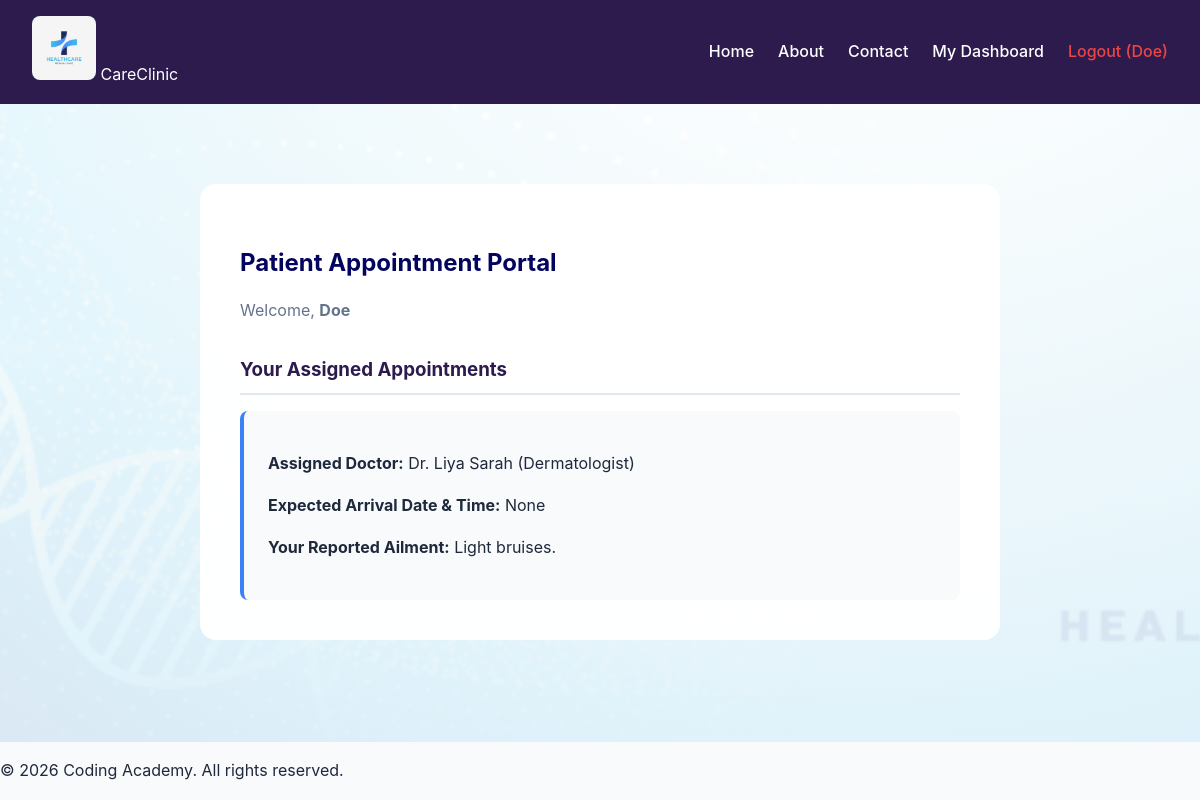
The app's page /patient/dashboard/ (signed in) with its own data.
### clinic/models.py (models this page shows, shortened)
class Patient(models.Model):
    patient_id = models.AutoField(primary_key=True)
    name = models.CharField(max_length=100, null=False)
    surname = models.CharField(max_length=100, null=False)
    id_number = models.CharField(
        unique=True,
        null=False,
        max_length=13,
        blank=False,
        validators=[
            RegexValidator(
                regex=r'^\d{13}$',
                message='ID number must consist of exactly 13 digits.'
            )
        ],
    )
    age = models.PositiveIntegerField(null=False, blank=False)
    email = models.EmailField(unique=True, null=False, blank=False)
    phoneNumber = models.CharField(
            max_length=15,
            validators=[
                RegexValidator(
                    regex=r'^\+?\d{9,15}$',
                    message='Enter a valid phone number (9 to 15 digits, optional leading +).'
                )
            ]
        )
    password = models.CharField(max_length=128, null=False, blank=False)
    isActive = models.BooleanField(default=True)
    dateRegistered = models.DateTimeField(auto_now_add=True)
    ailment = models.TextField(blank=False)

class Appointment(models.Model):
    patient_id = models.ForeignKey("Patient", verbose_name=("Appointment"), on_delete=models.CASCADE)
    doctor_id = models.ForeignKey("Doctor", verbose_name=("Appointment"), on_delete=models.CASCADE)
    is_urgent = models.BooleanField(default=False, verbose_name="Mark as Urgent / Life-Threatening")
    appointment_date = models.DateTimeField(null=True, blank=True, verbose_name="Appointment Date & Time")
    appointment_entered = models.DateField(auto_now_add=True)

class Doctor(models.Model):
    doctor_id = models.AutoField(primary_key=True)
    name = models.CharField(max_length=100, null=False)
    surname = models.CharField(max_length=100, null=False)
    id_number = models.CharField(
            unique=True,
            null=False,
            max_length=13,
            blank=False,
            validators=[
                RegexValidator(
                    regex=r'^\d{13}$',
                    message='ID number must consist of exactly 13 digits.'
                )
            ],
        )
    age = models.PositiveIntegerField(null=False, blank=False)
    email = models.EmailField(unique=True, null=False, blank=False)
    phoneNumber = models.CharField(
            max_length=15,
            validators=[
                RegexValidator(
                    regex=r'^\+?\d{9,15}$',
                    message='Enter a valid phone number (9 to 15 digits, optional leading +).'
                )
            ]
        )
    password = models.CharField(max_length=128, null=False, blank=False)
    isActive = models.BooleanField(default=True)
    profession = models.CharField(max_length=100)
    dateRegistered = models.DateTimeField(auto_now_add=True)

### clinic/views.py (the view)
# urls.py: path('patient/dashboard/', PatientDashboardView.as_view(), name="patient_dashboard"),
class PatientDashboardView(TemplateView):
    template_name = 'patient_dashboard.html'
    def get(self, request, *args, **kwargs):
        if request.session.get('user_type') != 'patient':
            return redirect('login')
        pat_id = request.session.get('user_id')
        patient = Patient.objects.get(pk=pat_id)
        appointments = Appointment.objects.filter(patient_id=patient)
        context = {
            'user_name': request.session.get('user_name'),
            'patient': patient,
            'appointments': appointments,
        }
        return render(request, self.template_name, context)

### clinic/templates/patient_dashboard.html (shortened to what this page needs)
{% extends 'base.html' %}
{% block content %}
<div class="content-container" style="max-width: 800px; margin: 2rem auto;">
    <div class="card" style="background: rgba(255, 255, 255, 0.98); padding: 2.5rem; border-radius: 16px;">
        <h2 style="color: #03045e; margin-bottom: 0.25rem;">Patient Appointment Portal</h2>
        <p style="color: #64748b; margin-bottom: 2rem;">Welcome, <strong>{{ user_name }}</strong></p>
        <h3 style="color: #2d1b4e; margin-bottom: 1rem; border-bottom: 2px solid #e2e8f0; padding-bottom: 0.5rem;">Your Assigned Appointments</h3>
        <div style="display: flex; flex-direction: column; gap: 1rem;">
            {% for appt in appointments %}
            <div style="background: #f8fafc; padding: 1.5rem; border-radius: 8px; border-left: 4px solid #3b82f6;">
                <p style="margin-bottom: 0.5rem;"><strong>Assigned Doctor:</strong> Dr. {{ appt.doctor_id.surname }} {{ appt.doctor_id.name }} ({{ appt.doctor_id.profession }})</p>
                <p style="margin-bottom: 0.5rem;"><strong>Expected Arrival Date &amp; Time:</strong> {{ appt.appointment_date }}</p>
                <p><strong>Your Reported Ailment:</strong> {{ appt.patient_id.ailment }}</p>
            </div>
            {% empty %}
            <p style="color: #64748b; text-align: center; padding: 1rem;">You have no active appointments scheduled at this time.</p>
            {% endfor %}
        </div>
    </div>
</div>
{% endblock content %}

### clinic/templates/base.html (shortened to what this page needs)
{% load static %}
<!DOCTYPE html>
<html lang="en">
<head>
    <link rel="stylesheet" href="{% static 'css/style.css' %}">
</head>
<body>
    <header>
        <nav class="navbar">
            <div class="nav-brand">
                <img src="{% static 'media/logo.webp' %}" alt="Clinic Logo" class="logo">
                <span class="brand-title">CareClinic</span>
            </div>
            <ul class="nav-links">
                <li><a href="{% url 'home' %}">Home</a></li>
                <li><a href="{% url 'about' %}">About</a></li>
                <li><a href="{% url 'contact' %}">Contact</a></li>
                {% if request.session.user_type %}
                    <li><a href="{% url 'dashboard_redirect' %}">My Dashboard</a></li>
                    <li><a href="{% url 'logout' %}" style="color: #ef4444;">Logout ({{ request.session.user_name }})</a></li>
                {% else %}
                    <li><a href="{% url 'login' %}" class="btn-login" style="background: #2d1b4e; color: white; padding: 0.5rem 1.25rem; border-radius: 6px;">Login</a></li>
                {% endif %}
            </ul>
        </nav>
    </header>
    <main class="main-content">
        {% block content %} {% endblock content %}
    </main>
    <footer>
        <p>&copy; 2026 Coding Academy. All rights reserved.</p>
    </footer>
</body>
</html>

### clinic/static/css/style.css (style rules this page uses)
:root { --bg-white: #ffffff; --bg-light: #f8fafc; --deep-purple: #2d1b4e; --electric-blue: #3b82f6; --light-green: #10b981; --charcoal-black: #0f172a; --text-dark: #1e293b; --text-muted: #64748b; --border-color: #e2e8f0; --font-primary: 'Inter', system-ui, -apple-system, sans-serif; --transition: all 0.3s cubic-bezier(0.4, 0, 0.2, 1); }
body { font-family: var(--font-primary); background-color: var(--bg-light); color: var(--text-dark); margin: 0; padding: 0; line-height: 1.6; display: flex; flex-direction: column; min-height: 100vh; }
nav { background-color: var(--deep-purple); color: var(--bg-white); padding: 1rem 2rem; display: flex; justify-content: space-between; align-items: center; box-shadow: 0 4px 6px -1px rgba(0, 0, 0, 0.1); }
nav ul { list-style: none; display: flex; justify-content: flex-end; align-items: center; margin: 0; padding: 0; gap: 1.5rem; }
nav ul li { margin: 0; display: flex; align-items: center; }
nav ul li a { color: var(--bg-white); text-decoration: none; font-weight: 500; transition: var(--transition); }
nav .logo { height: 4rem; width: auto; border-radius: 0.5rem; object-fit: contain; }
main { flex: 1; padding: 3rem 2rem; background-image: linear-gradient(rgba(255, 255, 255, 0.85), rgba(248, 250, 252, 0.85)), url('../media/background.png'); background-size: cover; background-position: center; background-repeat: no-repeat; }

### records on screen
Patient: session.user_name "Doe", surname "Doe"
Appointment: doctor_id.surname "Liya", doctor_id.name "Sarah", doctor_id.profession "Dermatologist", appointment_date "None", patient_id.ailment "Light bruises."
